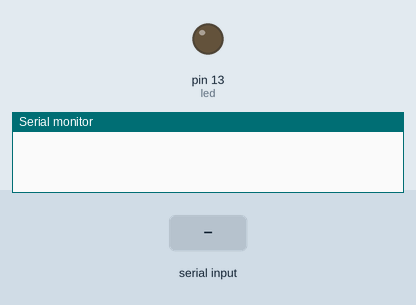
The sketch below on a simulated Arduino Uno, built with avr-gcc and run on an emulated ATmega328P. Parts: output pins drawn as LEDs (lit = HIGH), the last lines printed to the serial monitor. The inputs (shaded band) are chosen by the test bench.

Above: at 1.2 s.
1.3 s: "1" received over the second serial link
At 1.9 s:
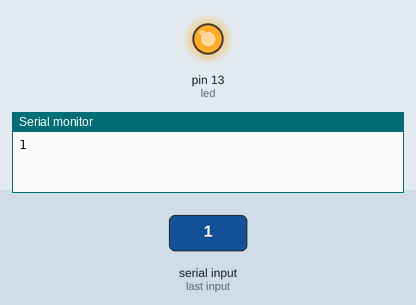
2.8 s: "0" received over the second serial link
At 3.1 s:
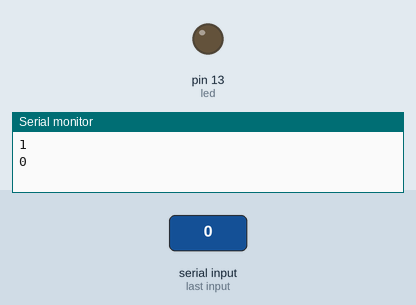
Timing chart, 0 to 5.8 s (numbered marks = the images above; inputs shaded):
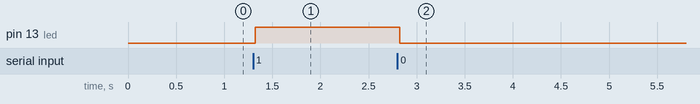

Measured:
- after the input at 1.3 s, pin 13 (led): LOW → HIGH at once
- after the input at 2.8 s, pin 13 (led): HIGH → LOW at once

The sketch:

UNO.ino
```cpp
#include <SoftwareSerial.h>
SoftwareSerial ArduinoUno(3,2);
int led = 13;


void setup(){

	Serial.begin(9600);
	ArduinoUno.begin(9600);
  pinMode(led, OUTPUT);

}

void loop(){

	while(ArduinoUno.available()>0){
	  char val = ArduinoUno.read();
    Serial.println(val);
    if (val == '1'){
      digitalWrite(led, HIGH);
    }
    else if (val == '0'){
      digitalWrite(led, LOW);
    }
  }
  delay(30);
}
```
